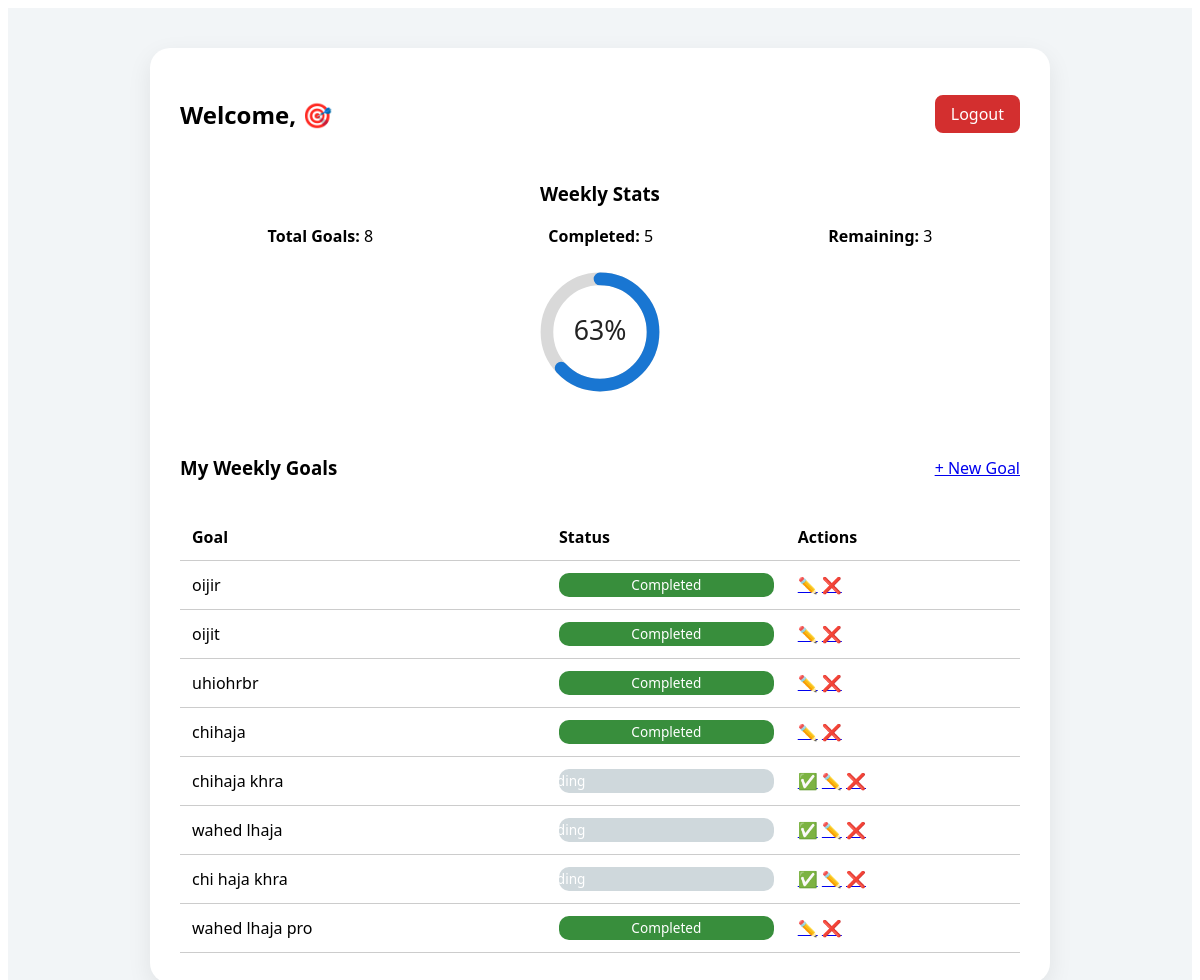
Screenshot of /male/dashboard.php (signed in) with the database file from the repository.
### tables this page shows
CREATE TABLE `goals` (
  `id` int(11) NOT NULL,
  `user_id` int(11) NOT NULL,
  `title` varchar(255) NOT NULL,
  `completed` tinyint(1) DEFAULT 0,
  `created_at` timestamp NOT NULL DEFAULT current_timestamp()
);

### male/dashboard.php (the view, shortened to what this page needs)
<?php
require 'includes/db.php';
$user_id = $_SESSION['user_id'];
$user_stmt = $pdo->prepare("SELECT fname, lname FROM users WHERE id = ?");
$user_stmt->execute([$user_id]);
$user = $user_stmt->fetch(PDO::FETCH_ASSOC);
$fname = $user['fname'];
$lname = $user['lname'];
$stmt = $pdo->prepare("SELECT * FROM goals WHERE user_id = ?");
$stmt->execute([$user_id]);
$goals = $stmt->fetchAll(PDO::FETCH_ASSOC);
$total_goals = count($goals);
$completed_goals = count(array_filter($goals, fn($g) => $g['completed']));
$completion_rate = $total_goals > 0 ? round(($completed_goals / $total_goals) * 100) : 0;
?>
<!DOCTYPE html>
<html lang="en">
<head>
</head>
<body>
<div class="container">
    <div class="dashboard-card">
        <div class="dashboard-header">
            <h2>Welcome, <?= htmlspecialchars($fname) . ' ' . htmlspecialchars($lname) ?> 🎯</h2>
            <a href="logout.php" class="btn logout-btn">Logout</a>
        </div>
        <div class="stats-section">
            <h3>Weekly Stats</h3>
            <div class="stats-grid">
                <div><strong>Total Goals:</strong> <?= $total_goals ?></div>
                <div><strong>Completed:</strong> <?= $completed_goals ?></div>
                <div><strong>Remaining:</strong> <?= $total_goals - $completed_goals ?></div>
            </div>
            <div class="circular-progress">
                <svg viewBox="0 0 36 36">
                    <path class="bg" d="M18 2.0845
                      a 15.9155 15.9155 0 0 1 0 31.831
                      a 15.9155 15.9155 0 0 1 0 -31.831"/>
                    <path class="progress"
                      stroke-dasharray="<?= $completion_rate ?>, 100"
                      d="M18 2.0845
                        a 15.9155 15.9155 0 0 1 0 31.831
                        a 15.9155 15.9155 0 0 1 0 -31.831"/>
                    <text x="18" y="20.35" class="percentage"><?= $completion_rate ?>%</text>
                </svg>
            </div>
        </div>
        <div class="goals-section">
            <div class="goals-header">
                <h3>My Weekly Goals</h3>
                <a href="add_goal.php" class="btn">+ New Goal</a>
            </div>
            <table class="goals-table">
                <thead>
                <tr>
                    <th>Goal</th>
                    <th>Status</th>
                    <th>Actions</th>
                </tr>
                </thead>
                <tbody>
                <?php foreach ($goals as $goal): ?>
                    <tr>
                        <td><?= htmlspecialchars($goal['title']) ?></td>
                        <td>
                            <div class="progress-bar">
                                <div class="<?= $goal['completed'] ? 'bar green' : 'bar red' ?>"
                                     style="width: <?= $goal['completed'] ? '100%' : '0%' ?>;">
                                    <?= $goal['completed'] ? 'Completed' : 'Pending' ?>
                                </div>
                            </div>
                        </td>
                        <td>
                            <?php if (!$goal['completed']): ?>
                                <a href="mark_done.php?id=<?= $goal['id'] ?>">✅</a>
                            <?php endif; ?>
                            <a href="edit_goal.php?id=<?= $goal['id'] ?>">✏️</a>
                            <a href="delete_goal.php?id=<?= $goal['id'] ?>">❌</a>
                        </td>
                    </tr>
                <?php endforeach; ?>
                </tbody>
            </table>
        </div>
    </div>
</div>
</body>
</html>

### male/dashboard.php (style rules this page uses)
.container { font-family: 'Segoe UI', Tahoma, Geneva, Verdana, sans-serif; background-color: #f2f5f7; display: flex; justify-content: center; align-items: flex-start; padding: 40px 20px; }
.dashboard-card { background-color: #ffffff; border-radius: 20px; box-shadow: 0 8px 25px rgba(0, 0, 0, 0.08); padding: 30px; max-width: 900px; width: 100%; box-sizing: border-box; }
.dashboard-header { display: flex; justify-content: space-between; align-items: center; flex-wrap: wrap; margin-bottom: 30px; }
.logout-btn { background-color: #d32f2f; color: white; padding: 8px 16px; border-radius: 8px; text-decoration: none; }
.stats-section { text-align: center; margin-bottom: 40px; }
.stats-grid { display: flex; justify-content: space-around; margin-top: 15px; margin-bottom: 25px; }
.circular-progress svg { width: 120px; height: 120px; }
.circular-progress .percentage { fill: #222; font-size: 0.5em; text-anchor: middle; }
.goals-section { margin-top: 20px; }
.goals-header { display: flex; justify-content: space-between; align-items: center; }
.goals-table { width: 100%; border-collapse: collapse; margin-top: 15px; }
.goals-table th, .goals-table td { padding: 12px; border-bottom: 1px solid #ccc; text-align: left; }
.progress-bar { background-color: #cfd8dc; border-radius: 10px; overflow: hidden; height: 24px; }
.bar { height: 100%; color: white; display: flex; align-items: center; justify-content: center; font-size: 0.85em; transition: width 0.4s ease; }
.green { background-color: #388e3c; }
.red { background-color: #d32f2f; }

### rows the page displays
goals: title "oijir", completed "Completed"
goals: title "oijit", completed "Completed"
goals: title "uhiohrbr", completed "Completed"
goals: title "chihaja", completed "Completed"
goals: title "chihaja khra", completed "Pending"
goals: title "wahed lhaja", completed "Pending"
goals: title "chi haja khra", completed "Pending"
goals: title "wahed lhaja pro", completed "Completed"

### other values shown
$total_goals "8"
$completed_goals "5"
$total_goals - $completed_goals "3"
$completion_rate "63"
